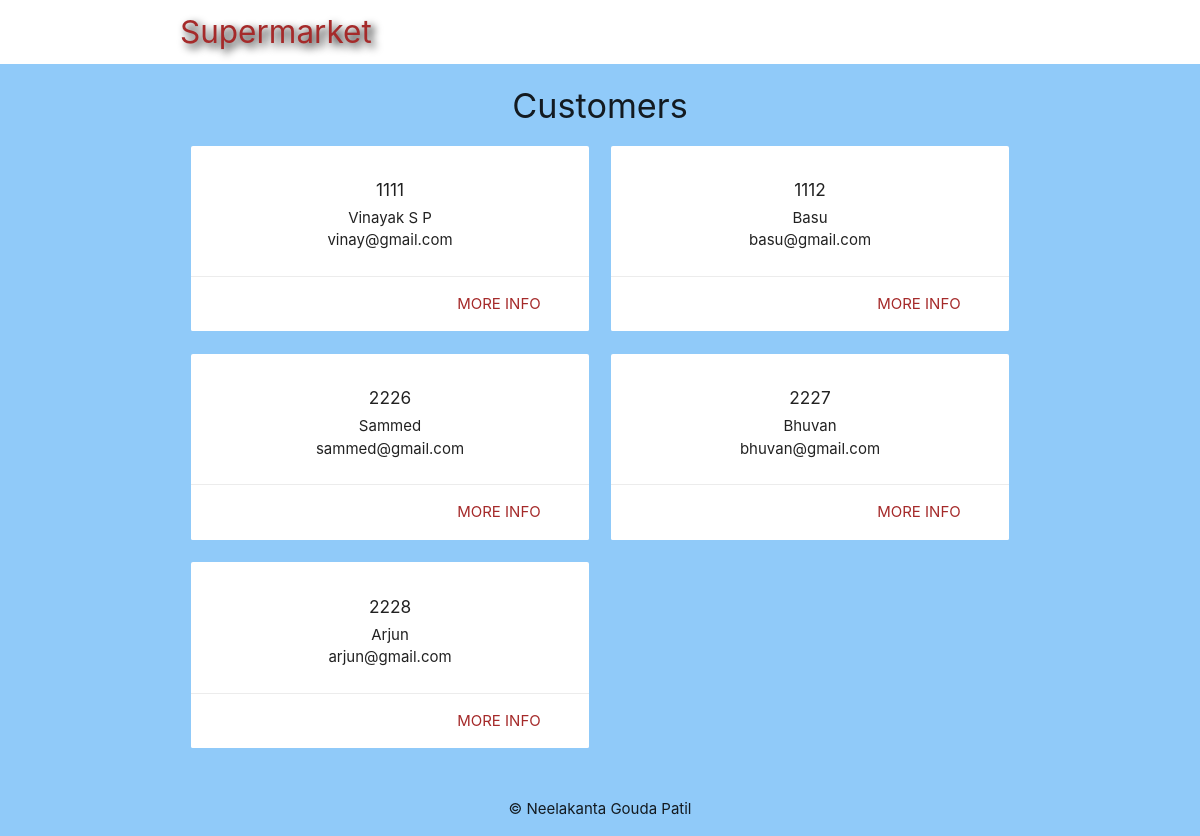
Before: /c_index.php with the older database file.
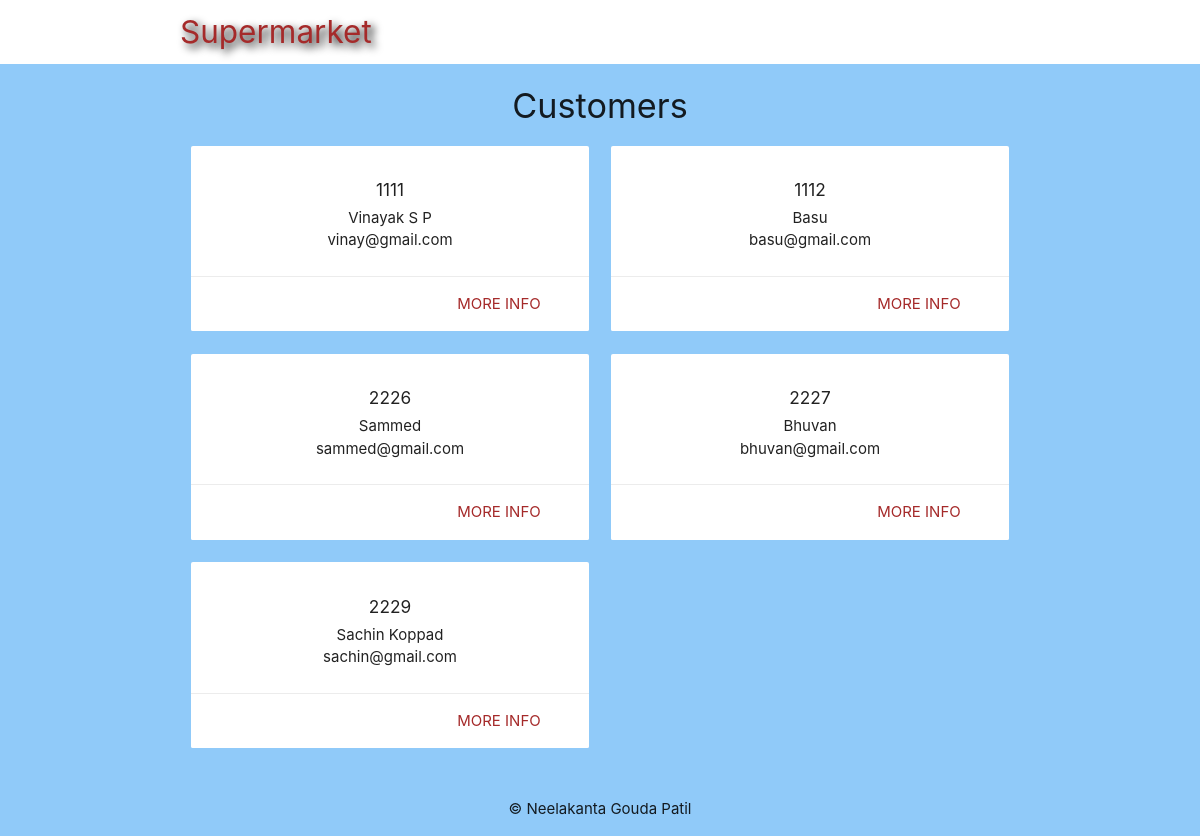
After: the same page with the newer database file.
### tables this page shows
CREATE TABLE `customer` (
  `customer_id` int(4) NOT NULL,
  `name` varchar(255) NOT NULL,
  `email` varchar(255) NOT NULL,
  `phone_no` bigint(10) NOT NULL,
  `zipcode` int(6) NOT NULL
);

### c_index.php (the view, shortened to what this page needs)
<?php
	include('config/db_connect_admin.php');
	$c_sql = 'SELECT customer_id, name, email  FROM customer ORDER BY customer_id';
	$c_result = mysqli_query($connect, $c_sql);
	$customer = mysqli_fetch_all($c_result, MYSQLI_ASSOC);
?>
<!DOCTYPE html>
<html>
	<?php include('templates/header.php'); ?>
	<h4 class="center darkred-text">Customers</h4>
	<div class="container">
		<div class="row">
			<?php foreach ($customer as $cust): ?>
				<div class="col s6 md3">
					<div class="card z-depth-0">
						<div class="card-content center">
							<h6><?php echo htmlspecialchars($cust['customer_id']); ?></h6>
							<div><?php echo htmlspecialchars($cust['name']); ?></div>
							<div><?php echo htmlspecialchars($cust['email']); ?></div>
						</div>
						<div class="card-action right-align">
							<a class="brand-text" href="c_details.php?id=<?php echo $cust['customer_id']?>">more info</a>
						</div>
					</div>
				</div>
			<?php endforeach; ?>
		</div>
	</div>
	<?php include('templates/footer.php'); ?>
</html>

Changed rows visible on the page:
removed customer: customer_id "2228", name "Arjun", email "arjun@gmail.com"
added customer: customer_id "2229", name "Sachin Koppad", email "sachin@gmail.com"
